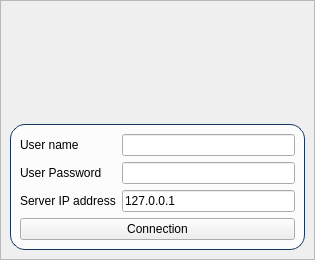
<?xml version="1.0" encoding="UTF-8"?>
<ui version="4.0">
 <class>ClientConnection</class>
 <widget class="QWidget" name="ClientConnection">
  <property name="geometry">
   <rect>
    <x>0</x>
    <y>0</y>
    <width>315</width>
    <height>260</height>
   </rect>
  </property>
  <property name="windowTitle">
   <string>GuppyChat</string>
  </property>
  <property name="styleSheet">
   <string notr="true">#FEtoile{
background:url(:/img/background2.jpg);
}

#FBlanc{
background: rgba( 255, 255, 255, 80% );
border:1px solid #FF17365D;
border-radius: 15px;
}

#Logo{
image:url(:/img/GuppyChat_espace2.png)
}</string>
  </property>
  <layout class="QGridLayout" name="gridLayout">
   <property name="leftMargin">
    <number>0</number>
   </property>
   <property name="topMargin">
    <number>0</number>
   </property>
   <property name="rightMargin">
    <number>0</number>
   </property>
   <property name="bottomMargin">
    <number>0</number>
   </property>
   <item row="0" column="0">
    <widget class="QFrame" name="FEtoile">
     <property name="frameShape">
      <enum>QFrame::StyledPanel</enum>
     </property>
     <property name="frameShadow">
      <enum>QFrame::Raised</enum>
     </property>
     <layout class="QGridLayout" name="gridLayout_2">
      <property name="spacing">
       <number>0</number>
      </property>
      <item row="0" column="0">
       <widget class="QLabel" name="Logo">
        <property name="minimumSize">
         <size>
          <width>120</width>
          <height>100</height>
         </size>
        </property>
        <property name="text">
         <string/>
        </property>
        <property name="alignment">
         <set>Qt::AlignBottom|Qt::AlignJustify</set>
        </property>
       </widget>
      </item>
      <item row="1" column="0">
       <widget class="QFrame" name="FBlanc">
        <property name="frameShape">
         <enum>QFrame::StyledPanel</enum>
        </property>
        <property name="frameShadow">
         <enum>QFrame::Raised</enum>
        </property>
        <layout class="QGridLayout" name="gridLayout_3">
         <item row="0" column="0">
          <layout class="QFormLayout" name="formLayout">
           <item row="0" column="0">
            <widget class="QLabel" name="label">
             <property name="text">
              <string>User name</string>
             </property>
            </widget>
           </item>
           <item row="0" column="1">
            <widget class="QLineEdit" name="userName">
             <property name="minimumSize">
              <size>
               <width>150</width>
               <height>0</height>
              </size>
             </property>
            </widget>
           </item>
           <item row="1" column="0">
            <widget class="QLabel" name="label_3">
             <property name="text">
              <string>User Password</string>
             </property>
            </widget>
           </item>
           <item row="1" column="1">
            <widget class="QLineEdit" name="userPassword">
             <property name="echoMode">
              <enum>QLineEdit::PasswordEchoOnEdit</enum>
             </property>
            </widget>
           </item>
           <item row="2" column="0">
            <widget class="QLabel" name="label_2">
             <property name="text">
              <string>Server IP address</string>
             </property>
            </widget>
           </item>
           <item row="2" column="1">
            <widget class="QLineEdit" name="serverIP">
             <property name="text">
              <string>127.0.0.1</string>
             </property>
            </widget>
           </item>
          </layout>
         </item>
         <item row="1" column="0">
          <widget class="QPushButton" name="connectButton">
           <property name="text">
            <string>Connection</string>
           </property>
          </widget>
         </item>
        </layout>
       </widget>
      </item>
     </layout>
    </widget>
   </item>
  </layout>
 </widget>
 <resources/>
 <connections/>
</ui>
